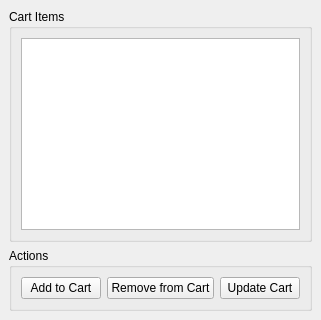
<?xml version="1.0" encoding="UTF-8"?>
<ui version="4.0">
 <class>CartWindow</class>
 <widget class="QMainWindow" name="CartWindow">
  <property name="windowTitle">
   <string>Shopping Cart</string>
  </property>
  <widget class="QWidget" name="centralwidget">
   <layout class="QVBoxLayout" name="verticalLayout">
    
    <!-- GroupBox for Cart Items -->
    <item>
     <widget class="QGroupBox" name="cartGroupBox">
      <property name="title">
       <string>Cart Items</string>
      </property>
      <layout class="QVBoxLayout" name="cart_item_layout">
       <item>
        <widget class="QListWidget" name="cart_list"/>
       </item>
      </layout>
     </widget>
    </item>

    <!-- GroupBox for Buttons -->
    <item>
     <widget class="QGroupBox" name="buttonsGroupBox">
      <property name="title">
       <string>Actions</string>
      </property>
      <layout class="QHBoxLayout" name="cart_button_layout">
       <item>
        <widget class="QPushButton" name="add_to_cart_button">
         <property name="text">
          <string>Add to Cart</string>
         </property>
        </widget>
       </item>
       <item>
        <widget class="QPushButton" name="remove_from_cart_button">
         <property name="text">
          <string>Remove from Cart</string>
         </property>
        </widget>
       </item>
       <item>
        <widget class="QPushButton" name="update_cart_button">
         <property name="text">
          <string>Update Cart</string>
         </property>
        </widget>
       </item>
      </layout>
     </widget>
    </item>

   </layout>
  </widget>
 </widget>
 <resources/>
 <connections/>
</ui>
